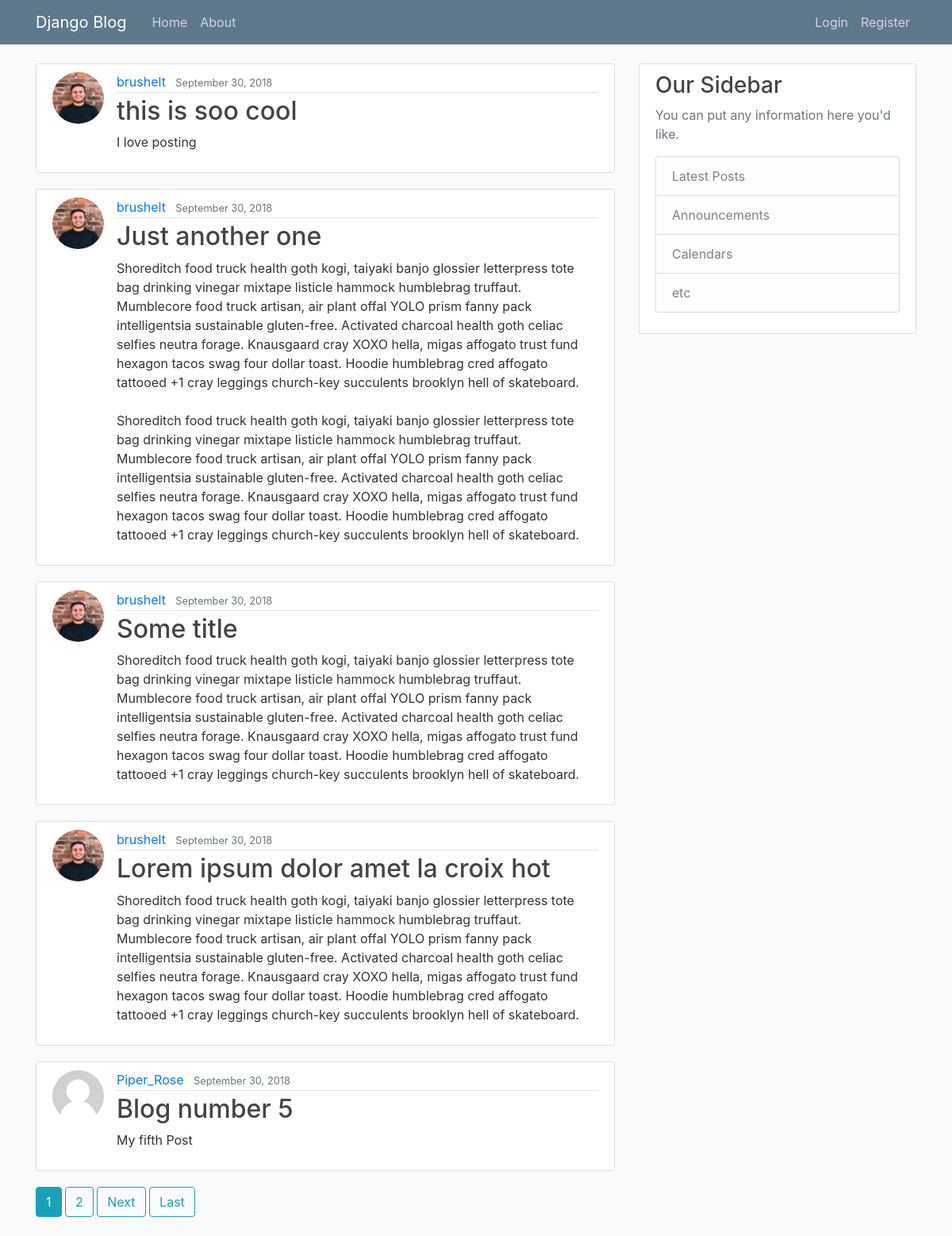
The page / on the database its author committed.
### blog/models.py (models this page shows, shortened)
class Post(models.Model):
  title = models.CharField(max_length=100)
  content = models.TextField()
  date_posted = models.DateTimeField(default=timezone.now)
  author = models.ForeignKey(User, on_delete=models.CASCADE)

### users/models.py (models this page shows, shortened)
class Profile(models.Model):
  user = models.OneToOneField(User, on_delete=models.CASCADE)
  image = models.ImageField(default='default.jpg', upload_to='profile_pics')

### blog/views.py (the view)
# urls.py: path('', PostListView.as_view(), name='blog-home'),
class PostListView(ListView):
  model = Post
  template_name = 'blog/home.html'
  context_object_name = 'posts' # Getting the posts
  ordering = ['-date_posted']
  paginate_by = 5

### blog/templates/blog/home.html (shortened to what this page needs)
{% extends "blog/base.html" %}
{% block content %}
  {% for post in posts %}
    <article class="media content-section">
      <img class="rounded-circle article-img" src="{{ post.author.profile.image.url }}">
      <div class="media-body">
        <div class="article-metadata">
          <a class="mr-2" href="{%url 'user-posts' post.author.username%}">{{ post.author }}</a>
          <small class="text-muted">{{ post.date_posted | date:"F d, Y" }}</small>
        </div>
        <h2><a class="article-title" href="{% url 'post-detail' post.id%}">{{ post.title }}</a></h2>
        <p class="article-content">{{ post.content }}</p>
      </div>
    </article>
  {% endfor %}
  {% if is_paginated %}
  {% for num in page_obj.paginator.page_range %}
    {% if page_obj.number == num %}
      <a class="btn btn-info mb-4" href="?page={{ num }}">{{ num }}</a>
    {% elif num > page_obj.number|add:'-3' and num < page_obj.number|add:'3' %}
      <a class="btn btn-outline-info mb-4" href="?page={{ num }}">{{ num }}</a>
    {% endif %}
  {% endfor %}
  {% if page_obj.has_next %}
    <a class="btn btn-outline-info mb-4" href="?page={{ page_obj.next_page_number }}">Next</a>
    <a class="btn btn-outline-info mb-4" href="?page={{ page_obj.paginator.num_pages }}">Last</a>
  {% endif %}
{% endif %}
{% endblock content %}

### blog/templates/blog/base.html (shortened to what this page needs)
{% load static %}
<!DOCTYPE html>
<html lang="en">
<head>
  <link rel="stylesheet" href="https://maxcdn.bootstrapcdn.com/bootstrap/4.0.0/css/bootstrap.min.css">
  <link rel="stylesheet" href="{% static 'blog/main.css' %}">
</head>
<body>
  <header class="site-header">
      <nav class="navbar navbar-expand-md navbar-dark bg-steel fixed-top">
        <div class="container">
          <a class="navbar-brand mr-4" href="{% url 'blog-home'%}">Django Blog</a>
          <div class="collapse navbar-collapse" id="navbarToggle">
            <div class="navbar-nav mr-auto">
              <a class="nav-item nav-link" href="{% url 'blog-home'%}">Home</a>
              <a class="nav-item nav-link" href="{% url 'blog-about'%}">About</a>
            </div>
            <div class="navbar-nav">
              {% if user.is_authenticated %}
                <a class="nav-iten nav-link">Hi, {{ user }}</a>
                <a class="nav-item nav-link" href="{% url 'post-create' %}">New Post</a>
                <a class="nav-item nav-link" href="{% url 'profile' %}">Profile</a>
                <a class="nav-item nav-link" href="{% url 'logout' %}">Logout</a>
              {% else %}
                <a class="nav-item nav-link" href="{% url 'login' %}">Login</a>
                <a class="nav-item nav-link" href="{% url 'register' %}">Register</a>
              {% endif %}
            </div>
          </div>
        </div>
      </nav>
  </header>
  <main role="main" class="container">
    <div class="row">
      <div class="col-md-8">
        {% block content %}{% endblock %}
      </div>
      <div class="col-md-4">
        <div class="content-section">
          <h3>Our Sidebar</h3>
          <p class='text-muted'>You can put any information here you'd like.
            <ul class="list-group">
              <li class="list-group-item list-group-item-light">Latest Posts</li>
              <li class="list-group-item list-group-item-light">Announcements</li>
              <li class="list-group-item list-group-item-light">Calendars</li>
              <li class="list-group-item list-group-item-light">etc</li>
            </ul>
          </p>
        </div>
      </div>
    </div>
  </main>
</body>
</html>

### blog/static/blog/main.css (style rules this page uses)
body { background: #fafafa; color: #333333; margin-top: 5rem; }
h1, h2, h3, h4, h5, h6 { color: #444444; }
ul { margin: 0; }
.bg-steel { background-color: #5f788a; }
.site-header .navbar-nav .nav-link { color: #cbd5db; }
.content-section { background: #ffffff; padding: 10px 20px; border: 1px solid #dddddd; border-radius: 3px; margin-bottom: 20px; }
.article-title { color: #444444; }
.article-content { white-space: pre-line; }
.article-img { height: 65px; width: 65px; margin-right: 16px; object-fit: cover; }
.article-metadata { padding-bottom: 1px; margin-bottom: 4px; border-bottom: 1px solid #e3e3e3 }

### rows shown on the page
Post: author.profile.image (picture), author "brushelt", date_posted "September 30, 2018", title "this is soo cool", content "I love posting"
Post: author.profile.image (picture), author "brushelt", date_posted "September 30, 2018", title "Just another one", content "Shoreditch food truck health goth kogi, taiyaki banjo glossier letterpress tote bag drinking vinegar mixtape listicle hammock humblebrag truffaut. Mumblecore food truck artisan, air plant offal YOLO prism fanny pack intelligentsia sustainable gluten-free. Activated charcoal health goth celiac selfies neutra forage. Knausgaard cray XOXO hella, migas affogato trust fund hexagon tacos swag four dollar toast. Hoodie humblebrag cred affogato tattooed +1 cray leggings church-key succulents brooklyn hell of skateboard. Shoreditch food truck health goth kogi, taiyaki banjo glossier letterpress tote bag drinking vinegar mixtape listicle hammock humblebrag truffaut. Mumblecore food truck artisan, air…"
Post: author.profile.image (picture), author "brushelt", date_posted "September 30, 2018", title "Some title", content "Shoreditch food truck health goth kogi, taiyaki banjo glossier letterpress tote bag drinking vinegar mixtape listicle hammock humblebrag truffaut. Mumblecore food truck artisan, air plant offal YOLO prism fanny pack intelligentsia sustainable gluten-free. Activated charcoal health goth celiac selfies neutra forage. Knausgaard cray XOXO hella, migas affogato trust fund hexagon tacos swag four dollar toast. Hoodie humblebrag cred affogato tattooed +1 cray leggings church-key succulents brooklyn hell of skateboard."
Post: author.profile.image (picture), author "brushelt", date_posted "September 30, 2018", title "Lorem ipsum dolor amet la croix hot", content "Shoreditch food truck health goth kogi, taiyaki banjo glossier letterpress tote bag drinking vinegar mixtape listicle hammock humblebrag truffaut. Mumblecore food truck artisan, air plant offal YOLO prism fanny pack intelligentsia sustainable gluten-free. Activated charcoal health goth celiac selfies neutra forage. Knausgaard cray XOXO hella, migas affogato trust fund hexagon tacos swag four dollar toast. Hoodie humblebrag cred affogato tattooed +1 cray leggings church-key succulents brooklyn hell of skateboard."
Post: author.profile.image (placeholder picture), author "Piper_Rose", date_posted "September 30, 2018", title "Blog number 5", content "My fifth Post"

### other values the page prints
{{ num }} "1"
{{ num }} "2"
